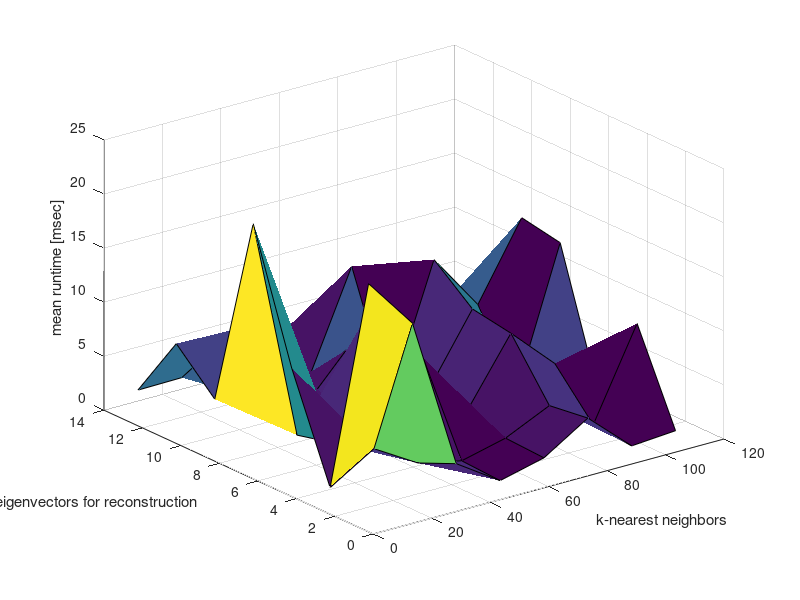

The MATLAB script that drew this image:

% In all trials, d = 2.8
% last updated: 12/12/17

clear all
clc

d = 1.;


%%
planners = {'CBiRRT','RRT'};
plannerType = planners{2};
switch plannerType
    case 'CBiRRT'
        D = load('Benchmark_CBiRRT_dimpca_knn.txt');
        fprintf('Failures: \t%.1f\n', 100-sum(D(:,2))/size(D,1)*100);
        D = D(D(:,2)==1,:);
        
        Dwo = load('Benchmark_CBiRRT_wo.txt');
        Dwo = Dwo(Dwo(:,1)==1,:);
        t_wo = mean(Dwo(:,3));
        clear Dwo
    case 'RRT'
        D = load('Benchmark_RRT_dimpca_knn_2.txt');
        fprintf('Failures: \t%.1f\n', 100-sum(D(:,3))/size(D,1)*100);
        D = D(D(:,3)==1,:);
        
        Dwo = load('Benchmark_RRT_wo.txt');
        Dwo = Dwo(Dwo(:,1)==1,:);
        t_wo = mean(Dwo(:,3));
        clear Dwo
end

%%
disp(['Results for ' plannerType ':']);

%%
knn = sort(unique(D(:,2)));
dim = sort(unique(D(:,1)));

[K, DM] = meshgrid(knn, dim);

T = zeros(size(K));
for i = 1:length(knn)
    for j = 1:length(dim)
        kk = K(j,i);
        dd = DM(j,i);
        M = D(D(:,1)==dd & D(:,2)==kk, 1:end);
        T(j,i) = mean(M(:,5));
    end
end

[tmin, im] = min(T(1:end));

%%
h = figure(1);
clf
surf(K, DM, T);
% hold on
% plot(xlim, t_wo*[1 1], ':k','linewidth',2);
% hold off
zlabel('mean runtime [msec]');
xlabel('k-nearest neighbors');
ylabel('number of eigenvectors for reconstruction');%
% legend('w/ PCA','w/o PCA');

%%
K1 = K(1:end);
DM1 = DM(1:end);
fprintf('k = %.1f and dim = %.1f provides the minimum runtime of: %.2f sec.\n', K1(im) , DM1(im), tmin);
fprintf('Best speed-up: %.2f.\n', t_wo/tmin);
clear K1 DM1
